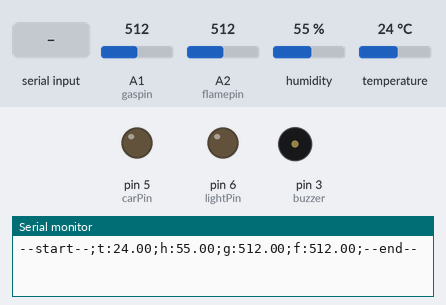
The sketch below on a simulated Arduino Uno, built with avr-gcc and run on an emulated ATmega328P. Shown: output pins drawn as LEDs (lit = HIGH), buzzer (waves = sounding, pin HIGH), the last lines printed to the serial monitor. Wiring (inferred from the names in the program): DHT11 sensor: data A0. The inputs (shaded band) are chosen by the test bench; at power-on: A2 (flamepin) = 512, A1 (gaspin) = 512, humidity 55 %, temperature 24 °C.

Above: at 1.7 s.
1.8 s: A2 (flamepin) set to 487
At 3.3 s:
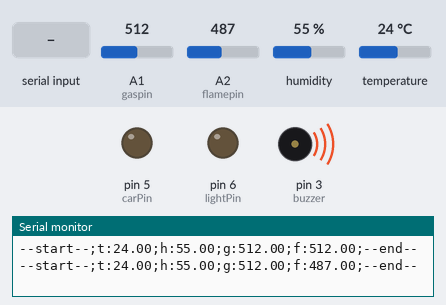
3.6 s: "CON" received over Serial
At 5.9 s:
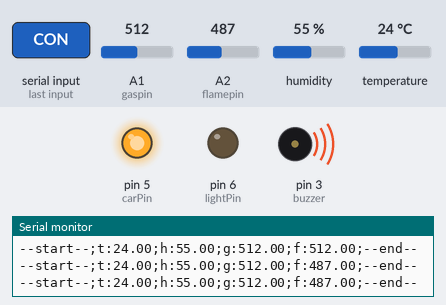
6.2 s: "LON" received over Serial
At 8.3 s:
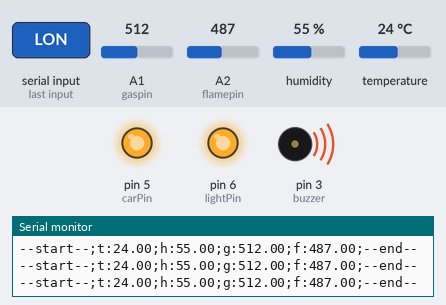
8.8 s: A2 (flamepin) set to 510
At 10.0 s:
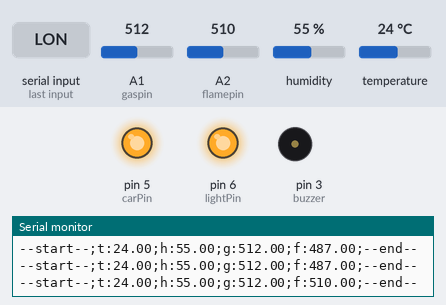
10.3 s: "COFF" received over Serial
At 12.4 s:
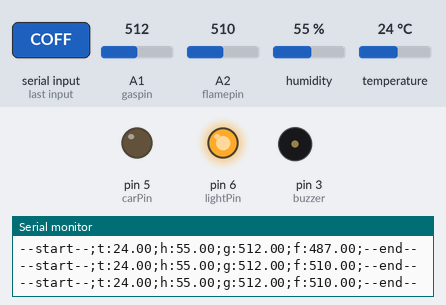
12.9 s: A1 (gaspin) set to 719
14.4 s: A1 (gaspin) set to 737
At 15.7 s:
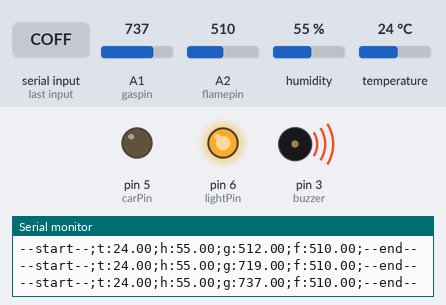
Timing chart, 0 to 17.1 s (numbered marks = the images above; inputs shaded):
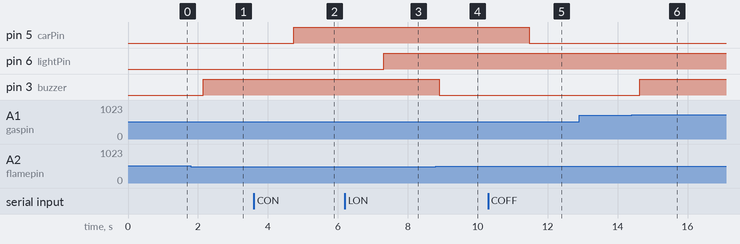

Measured:
- the behaviour switches between 500 and 499 on A2 (flamepin) (found by bisection; images 0 and 1)
- the behaviour switches between 725 and 726 on A1 (gaspin) (found by bisection; images 5 and 6)
- after the input at 1.8 s, pin 3 (buzzer): LOW → HIGH after 0.36 s
- after the input at 3.6 s, pin 5 (carPin): LOW → HIGH after 1.1 s
- after the input at 6.2 s, pin 6 (lightPin): LOW → HIGH after 1.1 s
- after the input at 8.8 s, pin 3 (buzzer): HIGH → LOW after 0.10 s
- after the input at 10.3 s, pin 5 (carPin): HIGH → LOW after 1.2 s
- after the input at 14.4 s, pin 3 (buzzer): LOW → HIGH after 0.23 s

The sketch:

sketch_jan23a.ino
```cpp
#include <dht.h> //Library for DHT Sensor.

//Sensor variables
float temperature, humidity;
float gasvalue;
boolean gasfound = false;
float flamevalue;
boolean flamefound = false;

const int buzzer = 3;

#define dhtapin A0  // analog input for DHT Sensor
#define gaspin A1  //analog input for smoke sensor
#define flamepin A2 //analog input for flame sensor
#define lightPin 6
#define carPin 5

dht DHT;//DHT class
void setup() {
  pinMode(buzzer, OUTPUT);
  pinMode(lightPin, OUTPUT);
  pinMode(carPin, OUTPUT);
  Serial.begin(9600);
  delay(500);
}


void printValues(){
  Serial.flush();
  Serial.print("--start--");

  Serial.print(";t:");
  Serial.print(temperature);

  Serial.print(";h:");
  Serial.print(humidity);

  Serial.print(";g:");
  Serial.print(gasvalue);

  Serial.print(";f:");
  Serial.print(flamevalue);

  Serial.println(";--end--");
  Serial.flush();
}

void switches(){

  String str = "";
  while(Serial.available()){
    str += Serial.readString();
  }

  if(str == "CON"){
      digitalWrite(carPin, HIGH);
  }
  else if(str == "LON"){
      digitalWrite(lightPin, HIGH);
  }
    else if(str == "COFF"){
      digitalWrite(carPin, LOW);
  }
  else if(str == "LOFF"){
      digitalWrite(lightPin, LOW);
  }


}

void loop() {
  ReadEverything();
  printValues();

  if(Serial.available()>0){
    switches();
  }
  if (gasfound | flamefound) digitalWrite(buzzer, HIGH);
  else digitalWrite(buzzer, LOW);

  delay(1500);
}


void ReadEverything() {
  float gasthres = 725;
  float flamethres = 500;

  DHT.read11(dhtapin);
  temperature = DHT.temperature;
  humidity = DHT.humidity;

  gasvalue = analogRead(gaspin);

  if (gasvalue > gasthres) {
    gasfound = true;
  }
  else {
    gasfound = false;
  }

  flamevalue = analogRead(flamepin);

  if (flamevalue < flamethres) {
    flamefound = true;
  }
  else {
    flamefound = false;
  }
}
```
